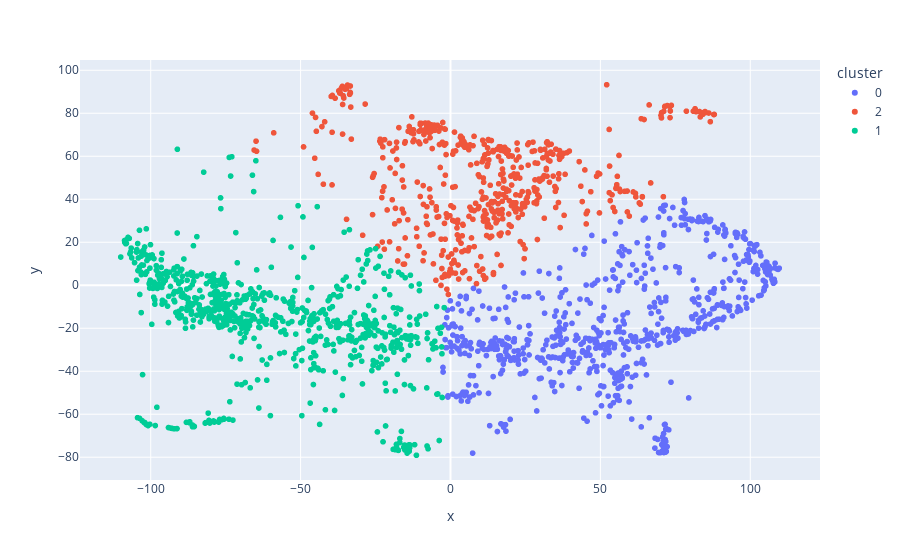

Notebook cell for this chart:
### Code cell
# create a 3d scatter plot of the first 3 components using plotly
fig = px.scatter(df_trimap, x='x', y='y', color='cluster')
fig.show()

### Figure 1 — Plotly figure (JSON) as saved in the notebook; plotly's stock layout.template omitted (floating-point values rounded to 4 significant figures; data arrays with more than 128 entries replaced by an {"elided": "..."} marker saying what was removed)
{"data": [{"hovertemplate": "cluster=0<br>x=%{x}<br>y=%{y}<extra></extra>", "legendgroup": "0", "marker": {"color": "#636efa", "symbol": "circle"}, "mode": "markers", "name": "0", "showlegend": true, "type": "scattergl", "x": {"elided": "697 float values"}, "xaxis": "x", "y": {"elided": "697 float values"}, "yaxis": "y"}, {"hovertemplate": "cluster=2<br>x=%{x}<br>y=%{y}<extra></extra>", "legendgroup": "2", "marker": {"color": "#EF553B", "symbol": "circle"}, "mode": "markers", "name": "2", "showlegend": true, "type": "scattergl", "x": {"elided": "538 float values"}, "xaxis": "x", "y": {"elided": "538 float values"}, "yaxis": "y"}, {"hovertemplate": "cluster=1<br>x=%{x}<br>y=%{y}<extra></extra>", "legendgroup": "1", "marker": {"color": "#00cc96", "symbol": "circle"}, "mode": "markers", "name": "1", "showlegend": true, "type": "scattergl", "x": {"elided": "765 float values"}, "xaxis": "x", "y": {"elided": "765 float values"}, "yaxis": "y"}], "layout": {"legend": {"title": {"text": "cluster"}, "tracegroupgap": 0}, "margin": {"t": 60}, "xaxis": {"anchor": "y", "domain": [0, 1], "title": {"text": "x"}}, "yaxis": {"anchor": "x", "domain": [0, 1], "title": {"text": "y"}}}}
